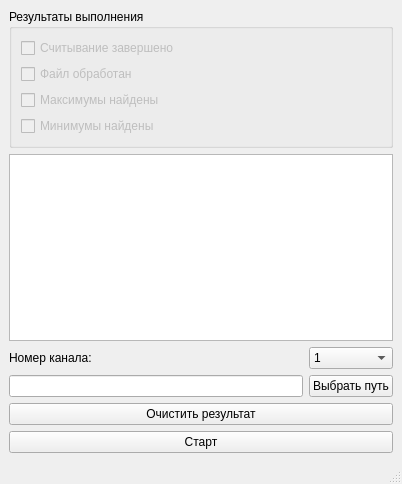
<?xml version="1.0" encoding="UTF-8"?>
<ui version="4.0">
 <class>MainWindow</class>
 <widget class="QMainWindow" name="MainWindow">
  <property name="geometry">
   <rect>
    <x>0</x>
    <y>0</y>
    <width>402</width>
    <height>484</height>
   </rect>
  </property>
  <property name="windowTitle">
   <string>Обработка данных АЦП (QCustomPlot)</string>
  </property>
  <widget class="QWidget" name="centralwidget">
   <layout class="QGridLayout" name="gridLayout">
    <item row="0" column="0" colspan="2">
     <widget class="QGroupBox" name="gb_result">
      <property name="title">
       <string>Результаты выполнения</string>
      </property>
      <layout class="QFormLayout" name="formLayout">
       <item row="0" column="0">
        <widget class="QCheckBox" name="chB_readSucces">
         <property name="enabled">
          <bool>false</bool>
         </property>
         <property name="text">
          <string>Считывание завершено</string>
         </property>
         <property name="checkable">
          <bool>true</bool>
         </property>
        </widget>
       </item>
       <item row="1" column="0">
        <widget class="QCheckBox" name="chB_procFileSucces">
         <property name="enabled">
          <bool>false</bool>
         </property>
         <property name="text">
          <string>Файл обработан</string>
         </property>
         <property name="checkable">
          <bool>true</bool>
         </property>
        </widget>
       </item>
       <item row="2" column="0">
        <widget class="QCheckBox" name="chB_maxSucess">
         <property name="enabled">
          <bool>false</bool>
         </property>
         <property name="text">
          <string>Максимумы найдены</string>
         </property>
         <property name="checkable">
          <bool>true</bool>
         </property>
        </widget>
       </item>
       <item row="3" column="0">
        <widget class="QCheckBox" name="chB_minSucess">
         <property name="enabled">
          <bool>false</bool>
         </property>
         <property name="text">
          <string>Минимумы найдены</string>
         </property>
        </widget>
       </item>
      </layout>
     </widget>
    </item>
    <item row="1" column="0" colspan="2">
     <widget class="QTextEdit" name="te_Result">
      <property name="readOnly">
       <bool>true</bool>
      </property>
     </widget>
    </item>
    <item row="2" column="1">
     <widget class="QComboBox" name="cmB_numCh">
      <item>
       <property name="text">
        <string>1</string>
       </property>
      </item>
      <item>
       <property name="text">
        <string>2</string>
       </property>
      </item>
      <item>
       <property name="text">
        <string>3</string>
       </property>
      </item>
     </widget>
    </item>
    <item row="2" column="0">
     <widget class="QLabel" name="lb_numCh">
      <property name="text">
       <string>Номер канала:</string>
      </property>
     </widget>
    </item>
    <item row="3" column="0">
     <widget class="QLineEdit" name="le_path">
      <property name="readOnly">
       <bool>true</bool>
      </property>
     </widget>
    </item>
    <item row="4" column="0" colspan="2">
     <widget class="QPushButton" name="pb_clearResult">
      <property name="text">
       <string>Очистить результат</string>
      </property>
     </widget>
    </item>
    <item row="5" column="0" colspan="2">
     <widget class="QPushButton" name="pb_start">
      <property name="text">
       <string>Старт</string>
      </property>
      <property name="flat">
       <bool>false</bool>
      </property>
     </widget>
    </item>
    <item row="3" column="1">
     <widget class="QPushButton" name="pb_path">
      <property name="text">
       <string>Выбрать путь</string>
      </property>
     </widget>
    </item>
   </layout>
  </widget>
  <widget class="QMenuBar" name="menubar">
   <property name="geometry">
    <rect>
     <x>0</x>
     <y>0</y>
     <width>402</width>
     <height>22</height>
    </rect>
   </property>
  </widget>
  <widget class="QStatusBar" name="statusbar"/>
 </widget>
 <resources/>
 <connections>
  <connection>
   <sender>pb_clearResult</sender>
   <signal>clicked()</signal>
   <receiver>te_Result</receiver>
   <slot>clear()</slot>
   <hints>
    <hint type="sourcelabel">
     <x>224</x>
     <y>369</y>
    </hint>
    <hint type="destinationlabel">
     <x>211</x>
     <y>248</y>
    </hint>
   </hints>
  </connection>
 </connections>
</ui>
